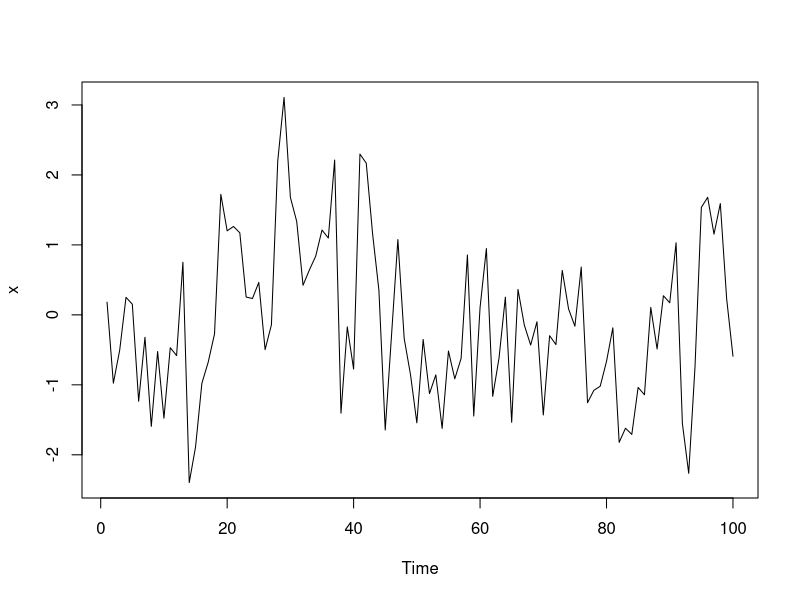
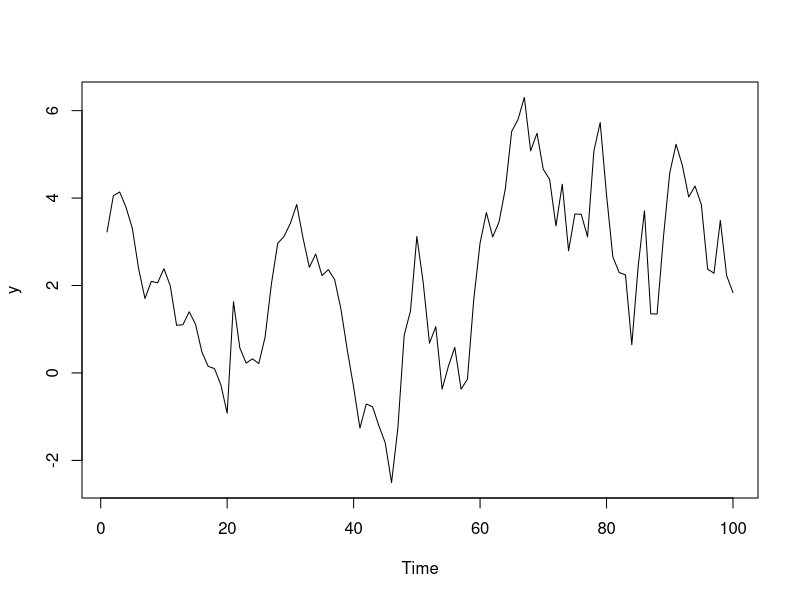
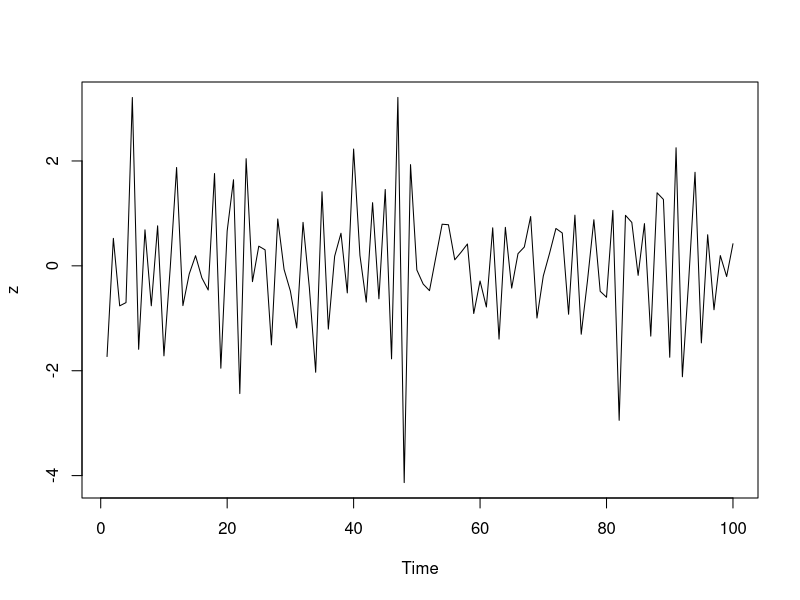
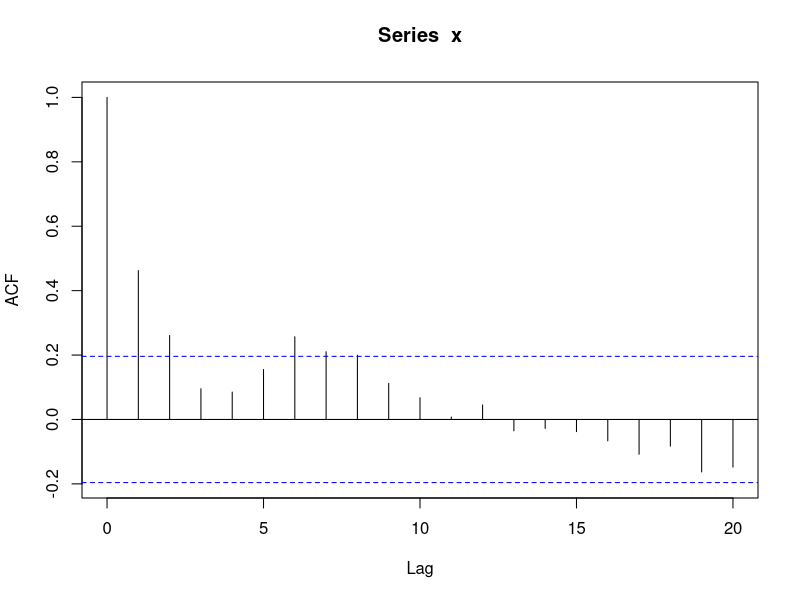
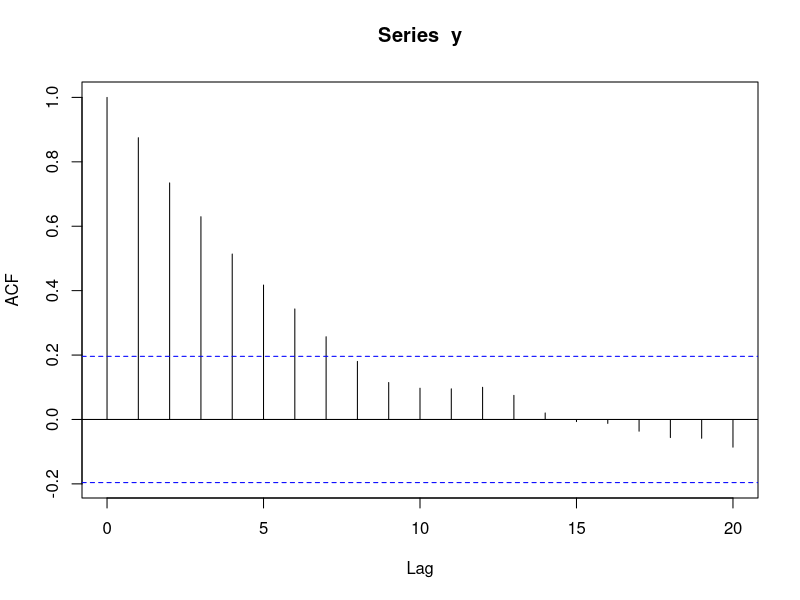
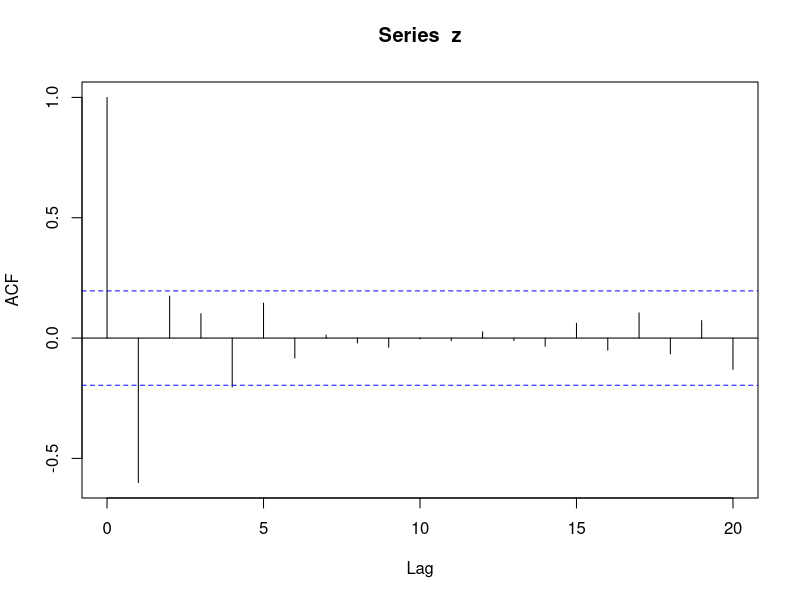
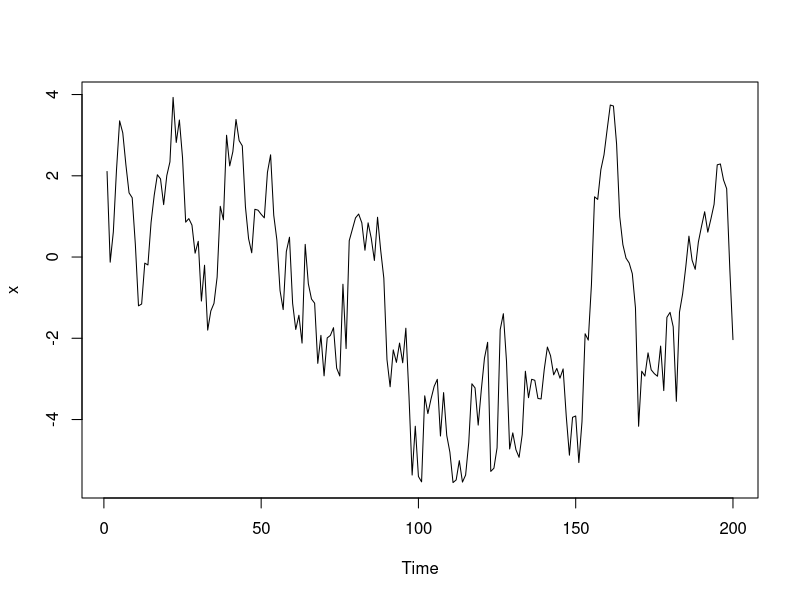
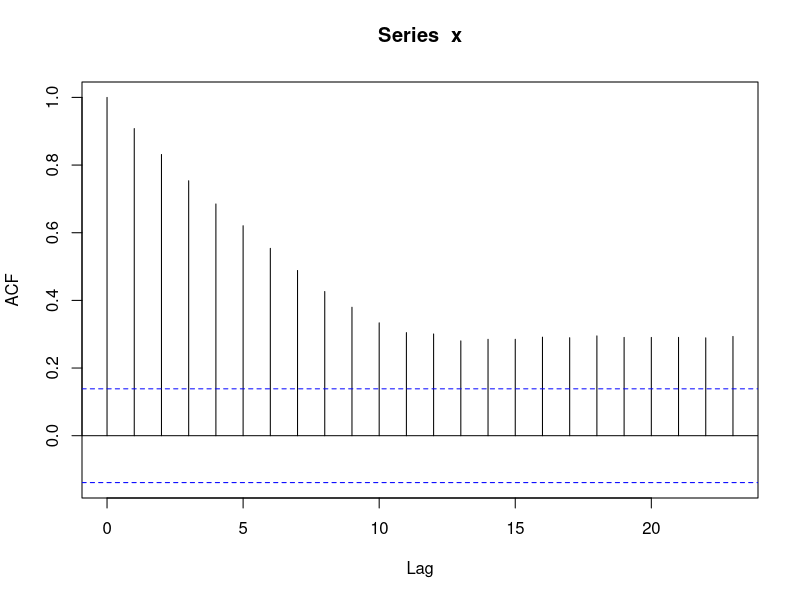

Here is the R script that generated these plots, in order:

x <- arima.sim(model = list(ar=.5), n = 100)
ts.plot(x)

# Simulate an AR model with 0.9 slope
y <- arima.sim(model = list(ar=.9), n = 100)
ts.plot(y)

# Simulate an AR model with -0.75 slope
z <- arima.sim(model = list(ar=-.75), n = 100)
ts.plot(z)


# Calculate the ACF for x
acf(x)

# Calculate the ACF for y
acf(y)

# Calculate the ACF for z
acf(z)

# Simulate and plot AR model with slope 0.9 
x <- arima.sim(model = list(ar=.9), n = 200)
ts.plot(x)
acf(x)

# Simulate and plot AR model with slope 0.98
y <- arima.sim(model = list(ar=.98), n = 200)
ts.plot(y)
acf(y)

# Simulate and plot RW model
z <- arima.sim(model = list(order=c(0,1,0)), n = 200)
ts.plot(z)
acf(z)



# Testing moving average
# Generate MA model with slope 0.5
x <- arima.sim(model = list(ma=.5), n = 100)

# Generate MA model with slope 0.9
y <- arima.sim(model = list(ma=.9), n = 100)

# Generate MA model with slope -0.5
z <- arima.sim(model = list(ma=-.5), n = 100)

# Plot all three models together
plot.ts(cbind(x, y, z))




